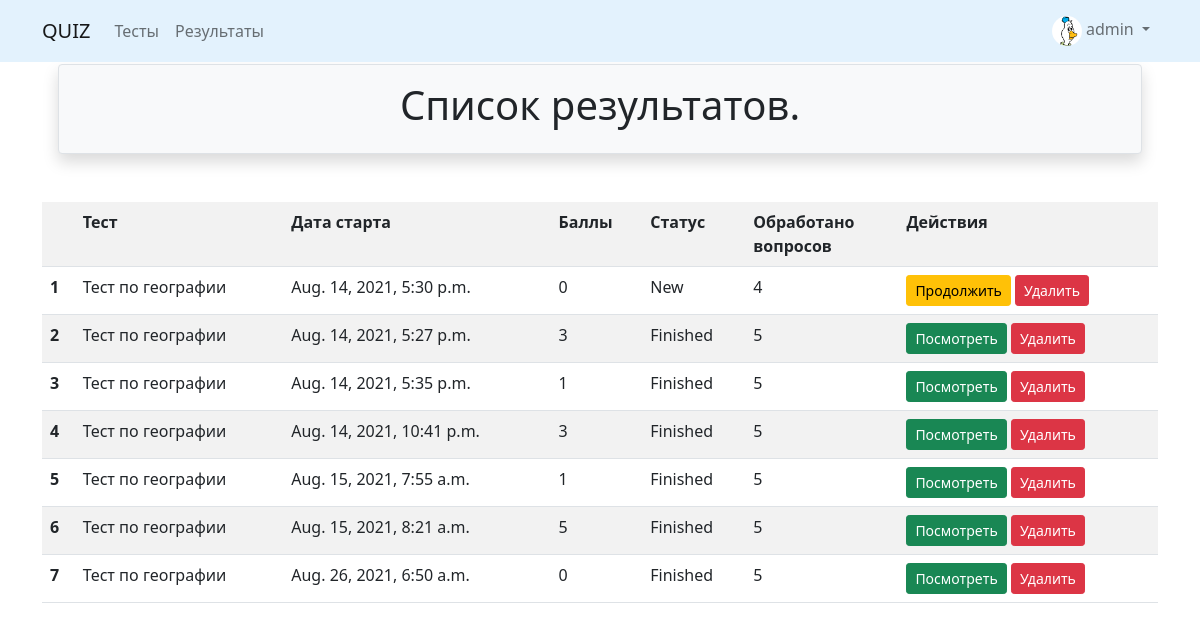
/quizzes/result_list/ (signed in), run on the app's committed database.
### accounts/models.py (models this page shows, shortened)
class CustomUser(AbstractUser):
    is_activated = models.BooleanField(default=True, db_index=True)
    avatar = models.ImageField(upload_to='profile/', default='default.png')
    birthday = models.DateField(null=True, blank=True)
    city = models.CharField(max_length=50, null=True, blank=True)
    raiting = models.IntegerField(default=0)
    class Meta(AbstractUser.Meta):
        permissions = [('view_statistics', 'View extra statistics')]

### quiz/models.py (models this page shows, shortened)
class Result(BaseModel):
    class STATE(models.IntegerChoices):
        NEW = 0, "New"
        FINISHED = 1, "Finished"
    user = models.ForeignKey(get_user_model(), related_name='results', on_delete=models.CASCADE)
    exam = models.ForeignKey(Exam, related_name='results', on_delete=models.CASCADE)
    state = models.PositiveSmallIntegerField(default=STATE.NEW, choices=STATE.choices)
    uuid = models.UUIDField(default=generate_uuid, db_index=True, unique=True)
    current_order_number = models.PositiveSmallIntegerField(null=True)
    num_correct_answers = models.PositiveSmallIntegerField(default=0)
    num_incorrect_answers = models.PositiveSmallIntegerField(default=0)
    def scores_result(self):
        return max(0, self.num_correct_answers - self.num_incorrect_answers)

class Exam(BaseModel):
    QUESTION_MIN_LIMIT = 3
    QUESTION_MAX_LIMIT = 20
    class LEVEL(models.IntegerChoices):
        BASIC = 0, 'Basic'
        MIDDLE = 1, 'Middle'
        ADVANCED = 2, 'Advanced'
    uuid = models.UUIDField(default=generate_uuid, db_index=True, unique=True)
    title = models.CharField(max_length=64)
    description = models.TextField(null=True, blank=True)
    level = models.PositiveSmallIntegerField(choices=LEVEL.choices, default=LEVEL.BASIC)

### quiz/views.py (the view)
# urls.py: path('result_list/', ResultListView.as_view(), name='result_list'),
class ResultListView(LoginRequiredMixin, ListView):
    model = Result
    template_name = 'results/list.html'
    context_object_name = 'results'
    paginate_by = 10
    def get_queryset(self):
        return self.model.objects.filter(user=self.request.user).order_by('state')

### quiz/templates/results/list.html (shortened to what this page needs)
{% extends 'base.html' %}
{% block header %}
    Список результатов.
{% endblock %}
{% block content %}
    {% if results %}
        <table class="table table-striped table-hover">
            <tr>
                <th></th>
                <th>Тест</th>
                <th>Дата старта</th>
                <th>Баллы</th>
                <th>Статус</th>
                <th>Обработано<br>вопросов</th>
                <th>Действия</th>
            </tr>
            {% for result in results %}
            <tr>
                {% if is_paginated %}
                    <td><b>{{ forloop.counter0|add:page_obj.start_index }}</b></td>
                {% else %}
                    <td><b>{{ forloop.counter }}</b></td>
                {% endif %}
                <td>{{ result.exam.title }}</td>
                <td>{{ result.create_timestamp }}</td>
                <td>{{ result.scores_result }}</td>
                <td>{{ result.get_state_display }}</td>
                <td>{{ result.current_order_number }}</td>
                <td>
                    {% if result.state == result.STATE.NEW %}
                        <a class="btn btn-warning btn-sm" href="{% url 'quizzes:result_update' result.exam.uuid result.uuid %}">
                            Продолжить
                        </a>
                        <a class="btn btn-danger btn-sm" href="{% url 'quizzes:result_delete' result.exam.uuid result.uuid %}">
                            Удалить
                        </a>
                    {% else %}
                        <a class="btn btn-success btn-sm" href="{% url 'quizzes:result_details' result.exam.uuid result.uuid %}">
                            Посмотреть
                        </a>
                        <a class="btn btn-danger btn-sm" href="{% url 'quizzes:result_delete' result.exam.uuid result.uuid %}">
                            Удалить
                        </a>
                    {% endif %}
                </td>
            </tr>
            {% endfor %}
        </table>
    {% else %}
        <p>Результатов тестов ещё нет!</p>
    {% endif %}
{% endblock %}

### templates/includes/nav_bar.html (shortened to what this page needs)
{% load static %}
<nav class="navbar navbar-light fixed-top navbar-expand-lg font-weight-bold" style="background-color: #e3f2fd;">
  <div class="container">
    <a class="navbar-brand" href="{% url 'index' %}">QUIZ</a>
    <div class="collapse navbar-collapse" id="navbarSupportedContent">
      <ul class="navbar-nav me-auto mb-2 mb-lg-0">
          <li class="nav-item">
              <a class="nav-link" href="{% url 'quizzes:list' %}">Тесты</a>
          </li>
          <li class="nav-item">
              <a class="nav-link" href="{% url 'quizzes:result_list' %}">Результаты</a>
          </li>
      </ul>
      <ul class="navbar-nav">
        <li class="nav-item dropdown">
          <a class="nav-link dropdown-toggle" href="#" id="navbarDropdown3" role="button" data-bs-toggle="dropdown" aria-expanded="false">
            {% if user.is_authenticated %}
              <img class="rounded-circle" width="30" height="30" src="{{ user.avatar.url }}" />
              {{ user.username }}
            {% else %}
              <img class="rounded-circle" width="30" height="30" src="{% static 'images/default.png' %}" />
              Кабинет
            {% endif %}
          </a>
        </li>
      </ul>
    </div>
  </div>
</nav>

### data on the page
CustomUser: avatar (picture), username "admin"
Result: exam "Тест по географии", create_timestamp "Aug. 14, 2021, 5:30 p.m.", scores_result "0", state "New", current_order_number "4", shows "Продолжить"
Result: exam "Тест по географии", create_timestamp "Aug. 14, 2021, 5:27 p.m.", scores_result "3", state "Finished", current_order_number "5", shows "Посмотреть"
Result: exam "Тест по географии", create_timestamp "Aug. 14, 2021, 5:35 p.m.", scores_result "1", state "Finished", current_order_number "5", shows "Посмотреть"
Result: exam "Тест по географии", create_timestamp "Aug. 14, 2021, 10:41 p.m.", scores_result "3", state "Finished", current_order_number "5", shows "Посмотреть"
Result: exam "Тест по географии", create_timestamp "Aug. 15, 2021, 7:55 a.m.", scores_result "1", state "Finished", current_order_number "5", shows "Посмотреть"
Result: exam "Тест по географии", create_timestamp "Aug. 15, 2021, 8:21 a.m.", scores_result "5", state "Finished", current_order_number "5", shows "Посмотреть"
Result: exam "Тест по географии", create_timestamp "Aug. 26, 2021, 6:50 a.m.", scores_result "0", state "Finished", current_order_number "5", shows "Посмотреть"
